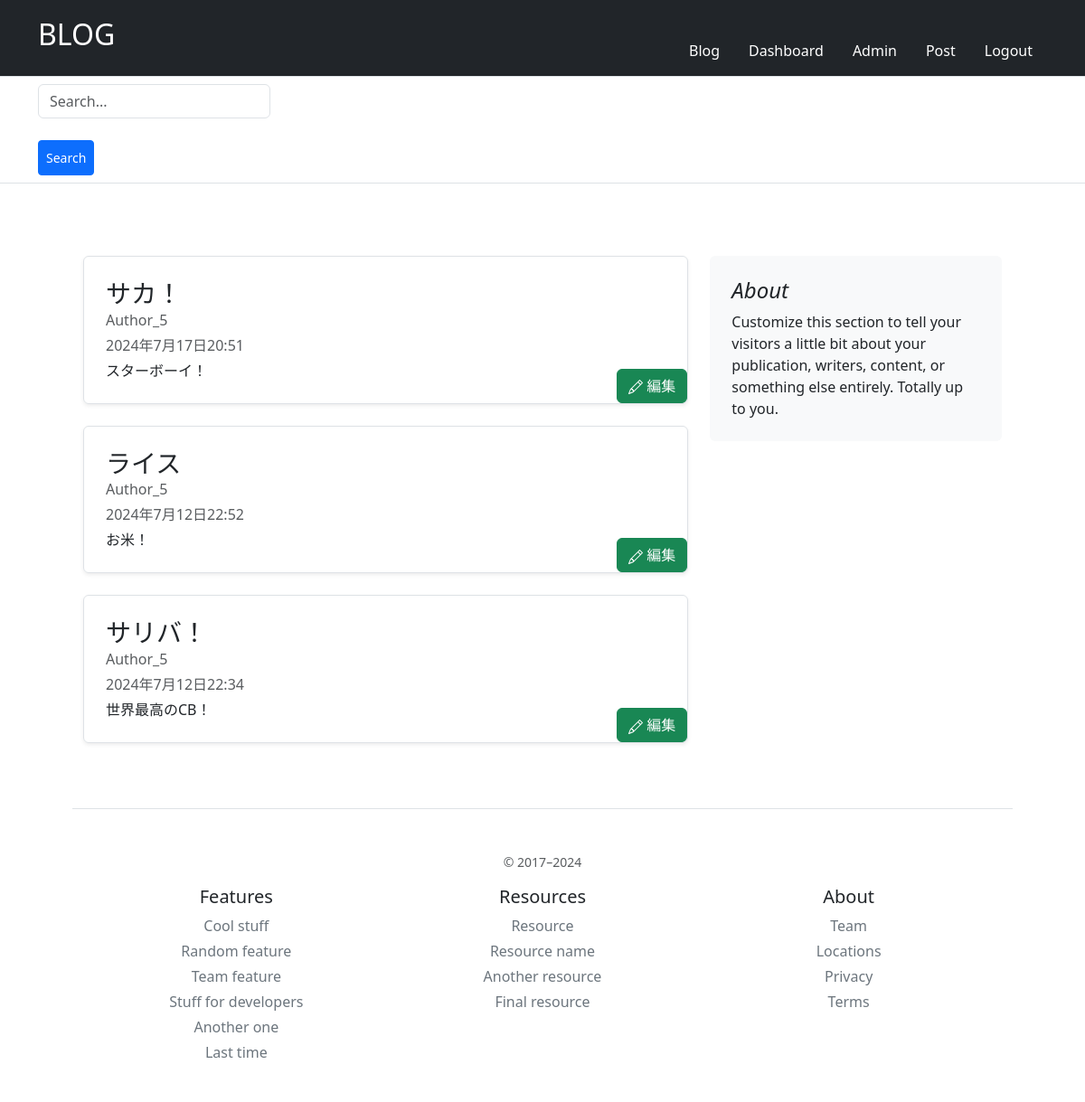
Screenshot of /blog/admin (signed in) with the database file from the repository.
### blog/models.py (models this page shows, shortened)
class Article(models.Model):
    author = models.ForeignKey(User, on_delete=models.CASCADE)
    title = models.CharField(max_length=30)
    body = models.TextField()
    created_at = models.DateTimeField(default=timezone.now)
    updated_at = models.DateTimeField(default=timezone.now)

### signup/models.py (models this page shows, shortened)
class User(AbstractBaseUser, PermissionsMixin):
    email = models.EmailField(max_length=255, unique=True)
    create_at = models.DateTimeField(default=timezone.now)
    updated_at = models.DateTimeField(default=timezone.now)
    is_staff = models.BooleanField(default=False)
    is_active = models.BooleanField(default=True)
    objects = UserManager()
    USERNAME_FIELD = "email"
    REQUIRED_FIELDS = []

### blog/views.py (the view)
# urls.py: path("admin", views.admin, name="admin"),
@login_required
def admin(request):
    if request.method == "GET":
        articles = Article.objects.filter(author=request.user).order_by("-created_at")
        context = {"articles":articles,"admin":True}
        return render(request,"blog/article.html",context)

### blog/templates/blog/article.html (shortened to what this page needs)
{% extends "base.html" %}
{% block content %}
<div class="row" style="margin: 5em;">
    <div class="col-md-8 col-xs-1" >
        {% for article in articles %}
            <div class="row g-0 border rounded overflow-hidden flex-md-row mb-4 shadow-sm h-md-250 position-relative">
                <div class="col p-4 d-flex flex-column position-static" style="position: relative;">
                    <h3 class="mb-0">{{ article.title }}</h3>
                    <div class="mb-1 text-body-secondary">Author_{{ article.author.pk }}</div>
                    <div class="mb-1 text-body-secondary">{{ article.created_at }}</div>
                    <p class="card-text mb-auto">{{ article.body|truncatechars:30 }}</p>
                    {% if admin %}
                        <a
                            href="{% url 'blog:edit' article.pk %}"
                            class="btn btn-success"
                            style="position: absolute; right: 0; bottom: 0;"
                        >
                        編集
                        </a>
                    {% else %}
                        <a href="{% url 'blog:detail' article.pk %}" class="icon-link gap-1 icon-link-hover stretched-link">
                        記事を読む
                        <svg class="bi"><use xlink:href="#chevron-right"/></svg>
                        </a>
                    {% endif %}
                </div>
            </div>
        {% endfor %}
    </div>
    <div class="col-md-4 col-xs-1">
        <div class="position-sticky" style="top: 2rem;">
            <div class="p-4 mb-3 bg-body-tertiary rounded">
              <h4 class="fst-italic">About</h4>
              <p class="mb-0">Customize this section to tell your visitors a little bit about your publication, writers, content, or something else entirely. Totally up to you.</p>
        </div>
    </div>
</div>
{% endblock %}

### rows the page displays
Article: title "サカ！", author.pk "5", created_at "2024年7月17日20:51", body "スターボーイ！"
Article: title "ライス", author.pk "5", created_at "2024年7月12日22:52", body "お米！"
Article: title "サリバ！", author.pk "5", created_at "2024年7月12日22:34", body "世界最高のCB！"
